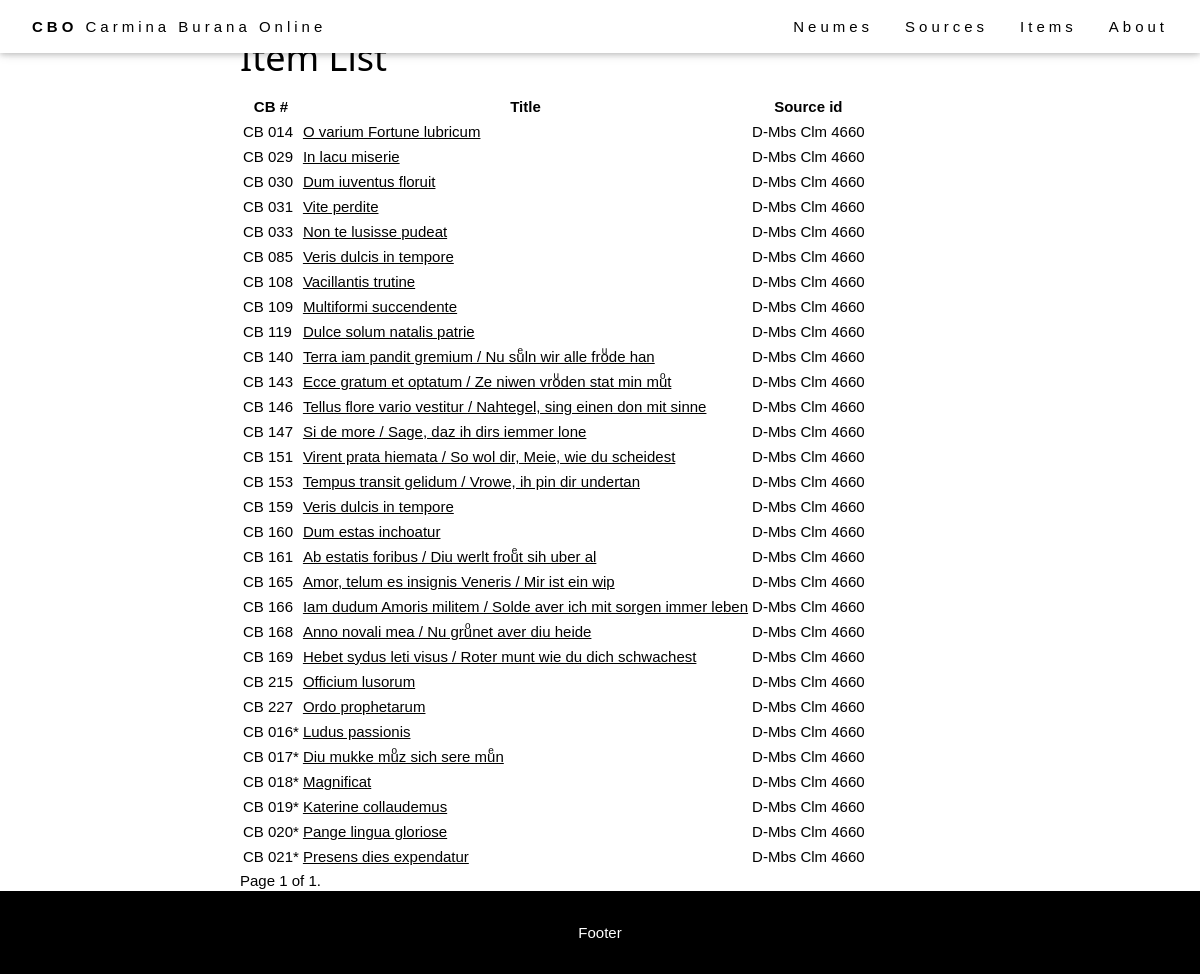
Page /browse/items/ on the committed database.
### browse/models.py (models this page shows, shortened)
class Item(models.Model):
    abstract_item = models.ForeignKey(AbstractItem, on_delete=models.PROTECT, null=True)
    source = models.ForeignKey(Source, on_delete=models.RESTRICT, null=True)
    foliation_start = models.CharField(max_length=10, help_text="First folio occupied by the item in the source.")
    foliation_end = models.CharField(max_length=10, help_text="Last folio occupied by the item in the source.")
    title = models.CharField(max_length=256, help_text="Title of the item (incipit).")
    language = models.ManyToManyField(Language)
    tei_file = models.CharField(max_length=256, help_text="TEI Filename (without '.tei' extension).", null=True)
    IIIF_canvas = models.CharField(max_length=256, help_text="IIIF canvas index of the item.", blank=True)
    class Meta:
        ordering = [Length('abstract_item__cb_id'), 'abstract_item__cb_id']
    def get_absolute_url(self):
        return reverse('item-detail', args=[str(self.pk)])

class AbstractItem(models.Model):
    cb_id = models.CharField(max_length=10, help_text="Number of the item.")
    theme = models.ManyToManyField(Theme)
    genre = models.ForeignKey(Genre, on_delete=models.SET_NULL, null=True)
    text_type = models.ManyToManyField(TextType, through="TextTypeSpecification")
    class Meta:
        ordering = [Length('cb_id'), 'cb_id']

class Source(models.Model):
    bib_id = models.CharField(max_length=128, unique=True, help_text="The source identifier.")
    nick_name = models.CharField(max_length=128, help_text="The source name.", blank=True)
    country = models.CharField(max_length=256, help_text="The source location (country).")
    location = models.CharField(max_length=256, help_text="The source location (institution).")
    century = models.CharField(max_length=256, help_text="The source century.", blank=True)
    notation = models.CharField(max_length=256, help_text="The source notation type (for musical notation only).", blank=True)
    url = models.CharField(max_length=512, help_text="External url to access the source images.", blank=True)
    concordances = models.TextField(help_text="Concordances with the Codex Buranus.", blank=True)
    notes = models.TextField(help_text="Additional notes on the source.", blank=True)
    IIIF_manifest = models.CharField(max_length=512, help_text="URL of the IIIF manifest.", blank=True)
    class Meta:
        ordering = ['country', 'location', 'bib_id']

### browse/views.py (the view)
# urls.py: path('items/', views.ItemListView.as_view(), name='items'),
class ItemListView(generic.ListView):
    model = Item
    context_object_name = 'item_list'
    template_name = 'item_list.html'
    paginate_by = 30

### templates/item_list.html (shortened to what this page needs)
{% extends "base_generic.html" %}
{% block content %}
<div class="flex-column" style="flex: 20%">
</div>
<div style="flex: 80%">
  <h1>Item List</h1>
  <table>
    <tr>
      <th>CB #</th>
      <th>Title</th>
      <th>Source id</th>
    </tr>
    {% for item in item_list %}
    <tr>
      <td>CB {{ item.abstract_item.cb_id }}</td>
      <td><a href="{{ item.get_absolute_url }}">{{ item.title }}</a></td>
      <td>{{ item.source.bib_id }}</td>
    </tr>
    {% endfor %}
  </table>
  <div class="pagination">
    <span class="step-links">
      <span class="current">
        Page {{ page_obj.number }} of {{ page_obj.paginator.num_pages }}.
      </span>
    </span>
  </div>
</div>
{% endblock %}

### staticfiles/css/style.css (style rules this page uses)
html { -ms-text-size-adjust:100%;-webkit-text-size-adjust:100% }
body { margin:0 }
a { background-color:transparent }
html,body { font-family:Verdana,sans-serif;font-size:15px;line-height:1.4 }
html { overflow-x:hidden }
h1 { font-size:36px }
h1,h2,h3,h4,h5,h6 { font-family:"Segoe UI",Arial,sans-serif;font-weight:400;margin:10px 0 }
a { color:inherit }

### staticfiles/css/layout-generic.css (style rules this page uses)
.flex-column { display: flex; flex-direction: column; }

### rows in the picture
Item: abstract_item.cb_id "014", title "O varium Fortune lubricum", source.bib_id "D-Mbs Clm 4660"
Item: abstract_item.cb_id "029", title "In lacu miserie", source.bib_id "D-Mbs Clm 4660"
Item: abstract_item.cb_id "030", title "Dum iuventus floruit", source.bib_id "D-Mbs Clm 4660"
Item: abstract_item.cb_id "031", title "Vite perdite", source.bib_id "D-Mbs Clm 4660"
Item: abstract_item.cb_id "033", title "Non te lusisse pudeat", source.bib_id "D-Mbs Clm 4660"
Item: abstract_item.cb_id "085", title "Veris dulcis in tempore", source.bib_id "D-Mbs Clm 4660"
Item: abstract_item.cb_id "108", title "Vacillantis trutine", source.bib_id "D-Mbs Clm 4660"
Item: abstract_item.cb_id "109", title "Multiformi succendente", source.bib_id "D-Mbs Clm 4660"
Item: abstract_item.cb_id "119", title "Dulce solum natalis patrie", source.bib_id "D-Mbs Clm 4660"
Item: abstract_item.cb_id "140", title "Terra iam pandit gremium / Nu suͤln wir alle froͧde han", source.bib_id "D-Mbs Clm 4660"
Item: abstract_item.cb_id "143", title "Ecce gratum et optatum / Ze niwen vroͧden stat min muͦt", source.bib_id "D-Mbs Clm 4660"
Item: abstract_item.cb_id "146", title "Tellus flore vario vestitur / Nahtegel, sing einen don mit sinne", source.bib_id "D-Mbs Clm 4660"
Item: abstract_item.cb_id "147", title "Si de more / Sage, daz ih dirs iemmer lone", source.bib_id "D-Mbs Clm 4660"
Item: abstract_item.cb_id "151", title "Virent prata hiemata / So wol dir, Meie, wie du scheidest", source.bib_id "D-Mbs Clm 4660"
Item: abstract_item.cb_id "153", title "Tempus transit gelidum / Vrowe, ih pin dir undertan", source.bib_id "D-Mbs Clm 4660"
Item: abstract_item.cb_id "159", title "Veris dulcis in tempore", source.bib_id "D-Mbs Clm 4660"
Item: abstract_item.cb_id "160", title "Dum estas inchoatur", source.bib_id "D-Mbs Clm 4660"
Item: abstract_item.cb_id "161", title "Ab estatis foribus / Diu werlt frouͤt sih uber al", source.bib_id "D-Mbs Clm 4660"
Item: abstract_item.cb_id "165", title "Amor, telum es insignis Veneris / Mir ist ein wip", source.bib_id "D-Mbs Clm 4660"
Item: abstract_item.cb_id "166", title "Iam dudum Amoris militem / Solde aver ich mit sorgen immer leben", source.bib_id "D-Mbs Clm 4660"
Item: abstract_item.cb_id "168", title "Anno novali mea / Nu gruͦnet aver diu heide", source.bib_id "D-Mbs Clm 4660"
Item: abstract_item.cb_id "169", title "Hebet sydus leti visus / Roter munt wie du dich schwachest", source.bib_id "D-Mbs Clm 4660"
Item: abstract_item.cb_id "215", title "Officium lusorum", source.bib_id "D-Mbs Clm 4660"
Item: abstract_item.cb_id "227", title "Ordo prophetarum", source.bib_id "D-Mbs Clm 4660"
Item: abstract_item.cb_id "016*", title "Ludus passionis", source.bib_id "D-Mbs Clm 4660"
Item: abstract_item.cb_id "017*", title "Diu mukke muͦz sich sere muͤn", source.bib_id "D-Mbs Clm 4660"
Item: abstract_item.cb_id "018*", title "Magnificat", source.bib_id "D-Mbs Clm 4660"
Item: abstract_item.cb_id "019*", title "Katerine collaudemus", source.bib_id "D-Mbs Clm 4660"
Item: abstract_item.cb_id "020*", title "Pange lingua gloriose", source.bib_id "D-Mbs Clm 4660"
Item: abstract_item.cb_id "021*", title "Presens dies expendatur", source.bib_id "D-Mbs Clm 4660"

### other values in the picture
{{ page_obj.number }} "1"
{{ page_obj.paginator.num_pages }} "1"
